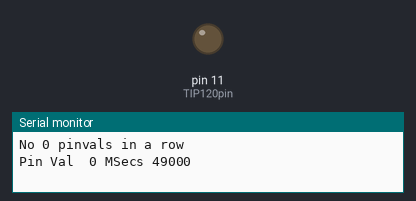
The sketch below on a simulated Arduino Uno, built with avr-gcc and run on an emulated ATmega328P. Parts: output pins drawn as LEDs (lit = HIGH), the last lines printed to the serial monitor. Random numbers use the default seed unless the sketch sets one.

Above: at 0.1 s.
At 49.1 s:
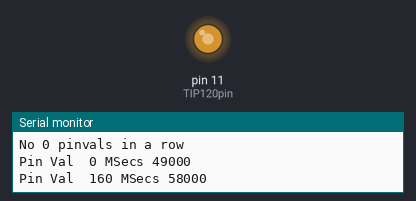
At 117.1 s:
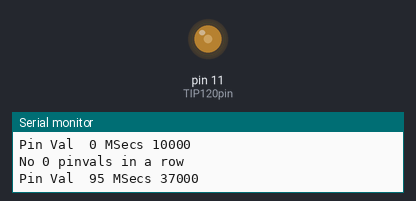
Timing chart, 0 to 118.6 s (numbered marks = the images above):
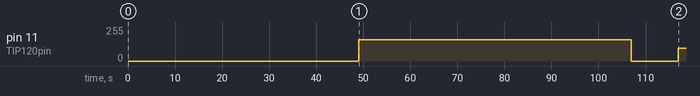

The sketch:

tp120_motorContorller.ino
```cpp
//
//Author Michael Pechner  mikey@mikey.com
//
// http://www.instructables.com/id/Use-Arduino-with-TIP120-transistor-to-control-moto/
// Define which pin to be used to communicate with Base pin of TIP120 transistor
//
// The idea is to use this to control a fan to blow on the anemometer to help have some data for a weathter station.
// Each time period we use a random number generator to pick the time period and wind speed.
//
int TIP120pin = 11; //for this project, I pick Arduino's PMW pin 11
int pinval=0;  // The pwn value for the speed, 0-255
long delaySec; // how long this period will be.
void setup()
{
   pinMode(TIP120pin, OUTPUT); // Set pin for output to control TIP120 Base pin
   analogWrite(TIP120pin, 0); // By changing values from 0 to 255 you can control motor speed
   Serial.begin(9600);
   randomSeed(analogRead(0));
}
int lastpinval=-1;
void loop()
{
  pinval=random(0,4);
  switch (pinval)
  {
  case 0:
      if ( lastpinval == 0) pinval=95;
      Serial.println("No 0 pinvals in a row");
      break;
  case 1:
    pinval=90;
    break;
  case 2:
    pinval=160;
    break;
  case 3:
    pinval=200;
    break;
  case 4: pinval=255;
     break;
  }
  delaySec=random(10, 60);
  lastpinval=pinval;
  Serial.print("Pin Val  ");
  Serial.print(pinval);
  Serial.print(" MSecs ");
  Serial.println(delaySec*1000);
  analogWrite(TIP120pin,pinval );

  delay(delaySec * 1000);

}
```

Measured:
- by itself, pin 11 (TIP120pin): 0/255 → 160/255 at 49.0 s, → 0/255 58.0 s later, → 95/255 10.0 s later
